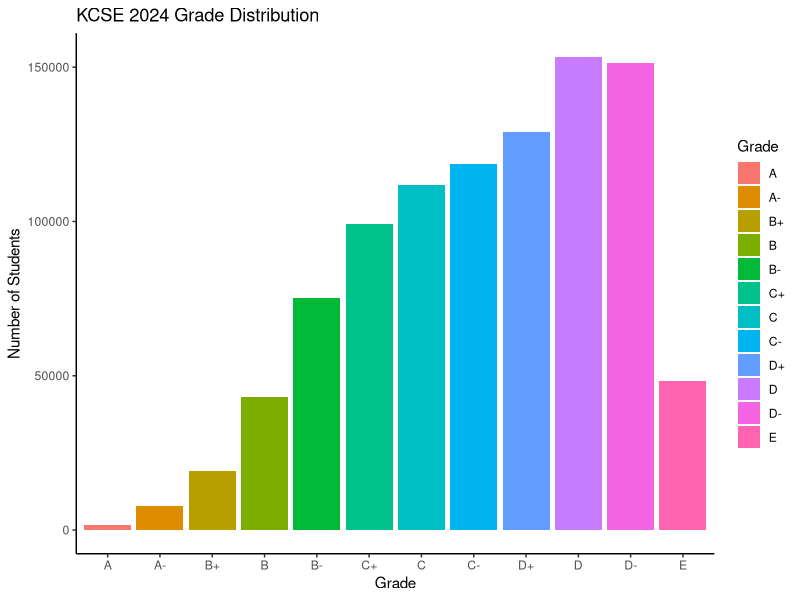
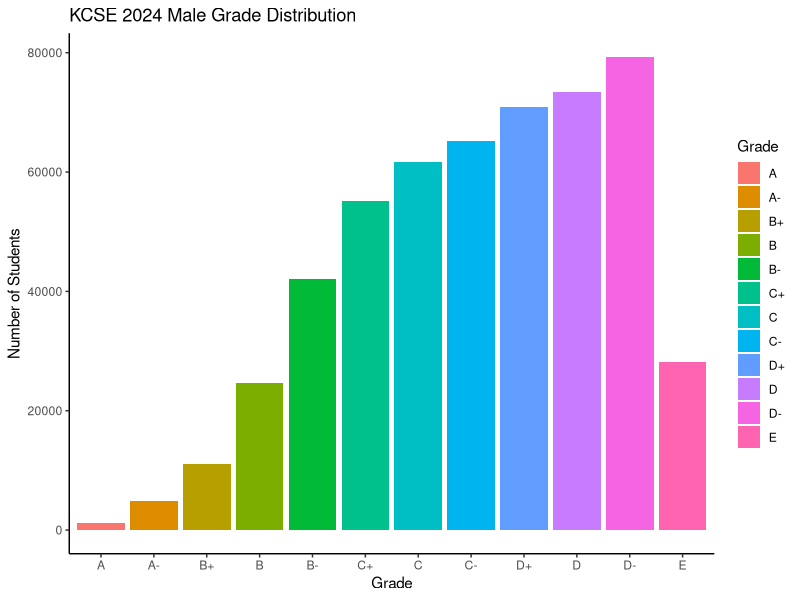
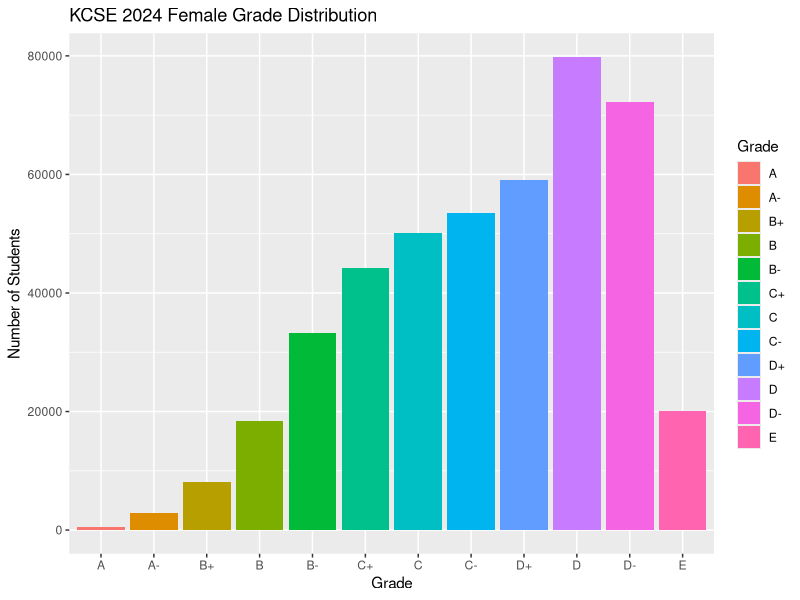
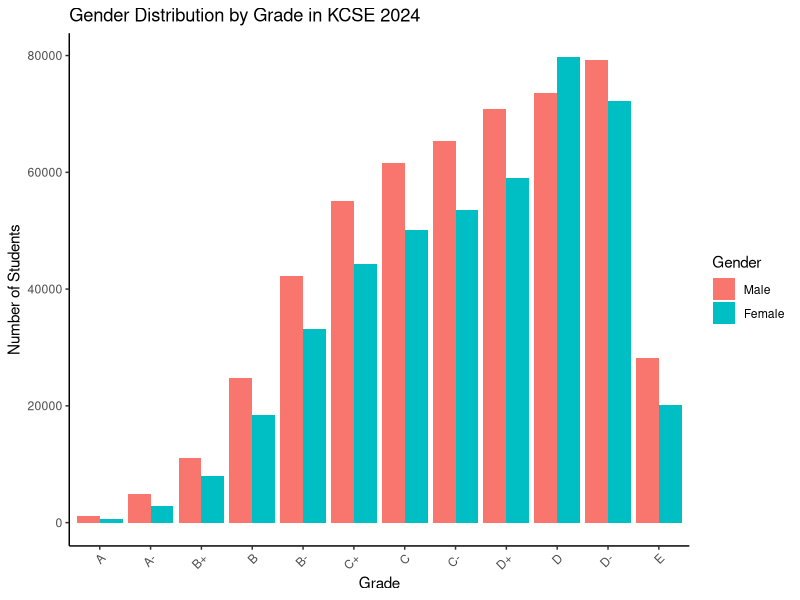
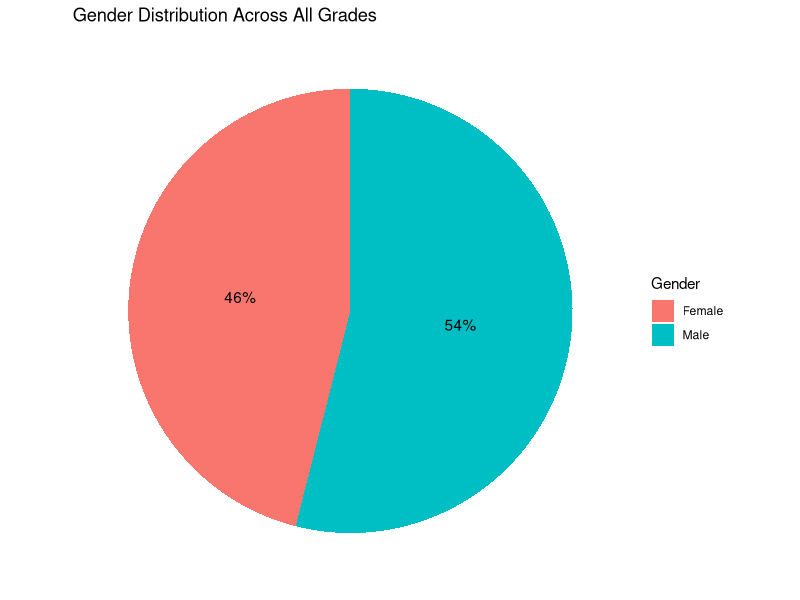

Recreate these plots in R, in order.
## ---- chunk 1
knitr::opts_chunk$set(echo = TRUE)
## ---- chunk 2
library(tidyverse)
library(reshape2)
## ---- chunk 3
Grade <- c("A", "A-", "B+", "B", "B-", "C+", "C", "C-", "D+", "D", "D-", "E")
Male <- c(1137, 4904, 11117,24716,42159,55100,61679,65290,70887,73501,79306,28221)
Female <- c(556,2840,8033,18404,33188,44238,50038,53491,58998,79833,72181,20112)
Total <- c(1693,7744,19150,43120,75347,99338,111717,118781,128885,153334,151487,48333)
KCSE <- data.frame(Grade, Male, Female, Total)
KCSE$Grade <- factor(KCSE$Grade, levels = c("A", "A-", "B+", "B", "B-", "C+",
                                            "C", "C-", "D+", "D", "D-", "E"))
## ---- chunk 4
data.frame(Grade = Grade, Male = Male, Female = Female, Total = Total)
## ---- chunk 5
ggplot(KCSE, aes(Grade, Total, fill = Grade))+
  geom_bar(stat = "identity")+
  theme_classic()+
  labs(title = "KCSE 2024 Grade Distribution",
       y = "Number of Students")
## ---- chunk 6
ggplot(KCSE, aes(Grade,Male, fill = Grade))+
  geom_bar(stat = "identity")+
  theme_classic()+
  labs(title = "KCSE 2024 Male Grade Distribution",
       y = "Number of Students")
## ---- chunk 7
ggplot(KCSE, aes(Grade,Female, fill = Grade))+
  geom_bar(stat = "identity")+
  labs(title = "KCSE 2024 Female Grade Distribution",
       y = "Number of Students")
## ---- chunk 8
KCSE <- data.frame(Grade, Male, Female)
KCSE$Grade <- factor(KCSE$Grade, levels = c("A", "A-", "B+", "B", "B-", "C+",
                                            "C", "C-", "D+", "D", "D-", "E"))
# Reshape the data for grouped bar chart
KCSE_long <- reshape2::melt(KCSE, id.vars = "Grade", variable.name = "Gender", value.name = "Count")

# Plot the bar chart
ggplot(KCSE_long, aes(x = Grade, y = Count, fill =Gender))+geom_bar(stat = "identity", position = "dodge")+
  labs(title = "Gender Distribution by Grade in KCSE 2024",
    x = "Grade",y = "Number of Students",fill = "Gender") +
  theme_classic() +
  theme(axis.text.x = element_text(angle = 45, hjust = 1))
## ---- chunk 9
# Summarize total by gender
gender_totals <- data.frame(
  Gender = c("Male", "Female"),
  Count = c(sum(Male), sum(Female)))

# Calculate percentages
gender_totals$Percentage <- (gender_totals$Count / sum(gender_totals$Count)) * 100

# Plot the pie chart
ggplot(gender_totals, aes(x = "", y = Count, fill = Gender)) +
  geom_bar(stat = "identity", width = 1) +
  coord_polar("y", start = 0) +
  geom_text(aes(label = paste0(round(Percentage, 1), "%")), 
            position = position_stack(vjust = 0.5)) +
  labs(title = "Gender Distribution Across All Grades",x = NULL,
    y = NULL,fill = "Gender") +theme_minimal() +
  theme(axis.ticks = element_blank(),
    axis.text = element_blank(),
    panel.grid = element_blank())
